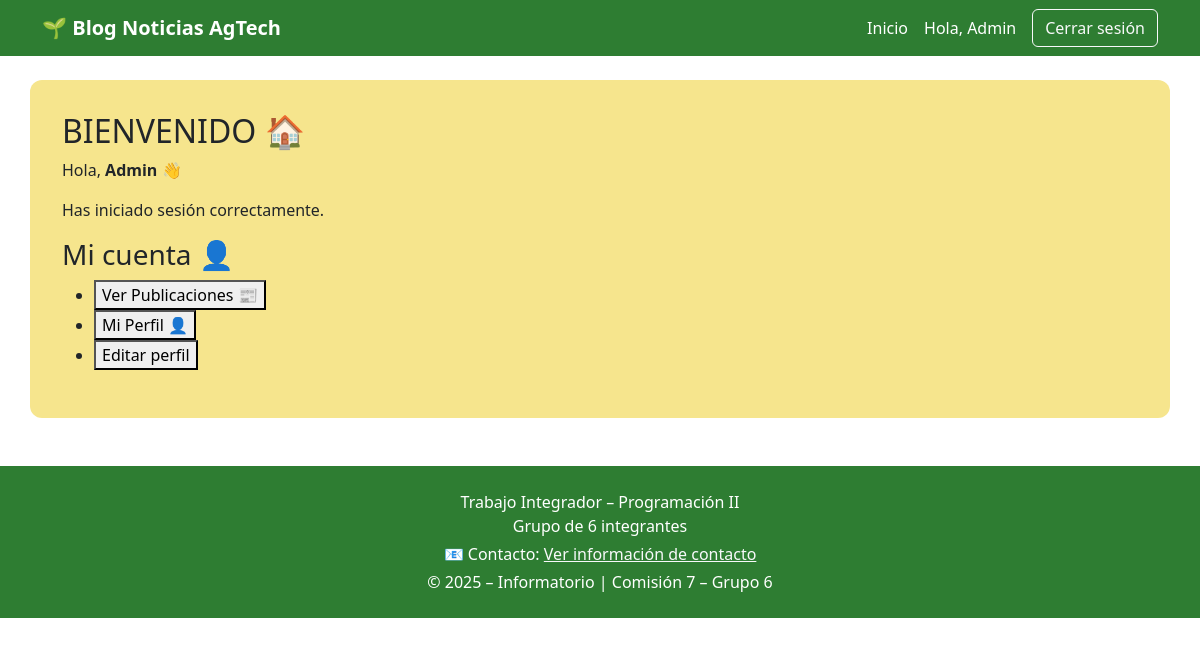
The app's page / (signed in), older data.
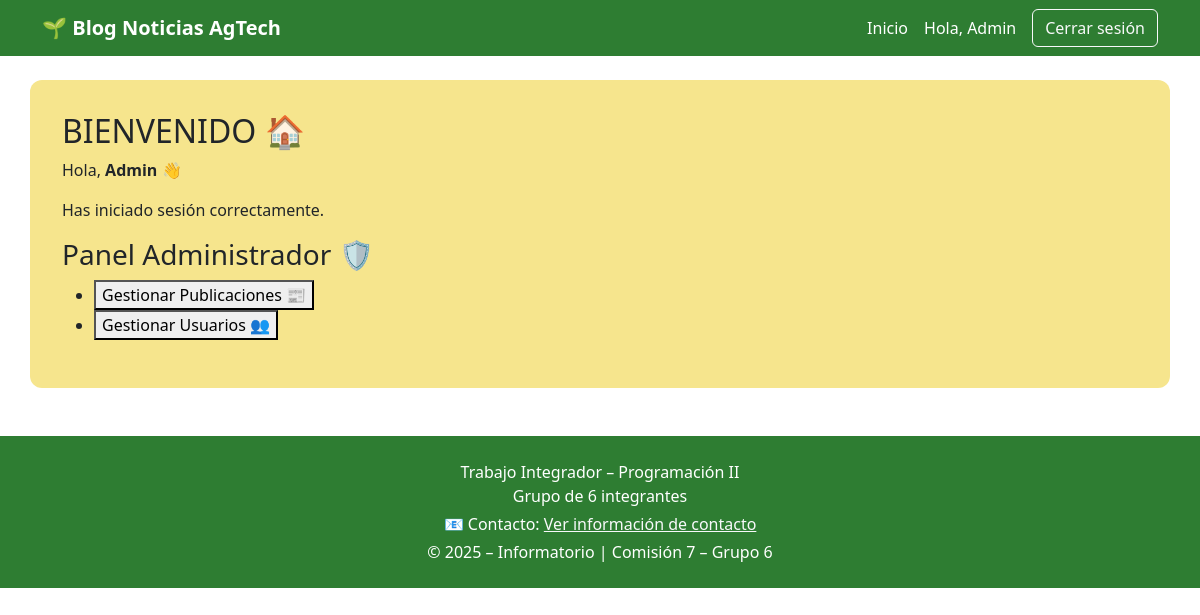
The same page, newer data.
### grupo6_ProyectoFinal/views.py (the view)
# urls.py: path('', inicio, name="inicio"),
def inicio(request):
    return render(request, 'inicio.html')

### templates/inicio.html (shortened to what this page needs)
{% extends 'base.html' %}
{% block content %}
<h2>BIENVENIDO 🏠</h2>
{% if not user.is_authenticated %}
    <p>
        Lorem ipsum, dolor sit amet consectetur adipisicing elit. Autem provident sunt soluta corporis,
        illo quaerat quae odio laboriosam quo deserunt adipisci repudiandae est voluptates voluptatem eum
        necessitatibus, nobis minima aperiam.
    </p>
    <li>
        <a href="{% url 'posts:lista' %}">
            <button type="button">Ir a Publicaciones 📰</button>
        </a>
    </li>
{% else %}
    <p>Hola, <strong>{{ user.username }}</strong> 👋</p>
    <p>Has iniciado sesión correctamente.</p>
    {% if user.rol == 'admin' %}
        <h3>Panel Administrador 🛡️</h3>
        <ul>
            <li>
                <a href="{% url 'posts:lista' %}">
                    <button type="button">Gestionar Publicaciones 📰</button>
                </a>
            </li>
            <li>
                <a href="{% url 'users:list' %}">
                    <button type="button">Gestionar Usuarios 👥</button>
                </a>
            </li>
        </ul>
    {% else %}
        <h3>Mi cuenta 👤</h3>
        <ul>
            <li>
                <a href="{% url 'posts:lista' %}">
                    <button type="button">Ver Publicaciones 📰</button>
                </a>
            </li>
            <li>
                <a href="{% url 'users:detail' user.id %}">
                    <button type="button">Mi Perfil 👤</button>
                </a>
            </li>
            <li>
                {% if user.id == request.user.id %}
                    <a href="{% url 'users:profile_edit' %}">
                        <button type="button">Editar perfil</button>
                    </a>
                {% endif %}
            </li>
        </ul>
    {% endif %}
{% endif %}
{% endblock %}

Row changes from the older to the newer data that the page shows:
changed Usuario "Admin": rol "user" → "admin" (drawn)
Text that changed along with them:
text no longer shown: "Mi cuenta 👤 Ver Publicaciones 📰 Mi Perfil 👤 Editar perfil"
text now shown: "Panel Administrador 🛡️ Gestionar Publicaciones 📰 Gestionar Usuarios 👥"
